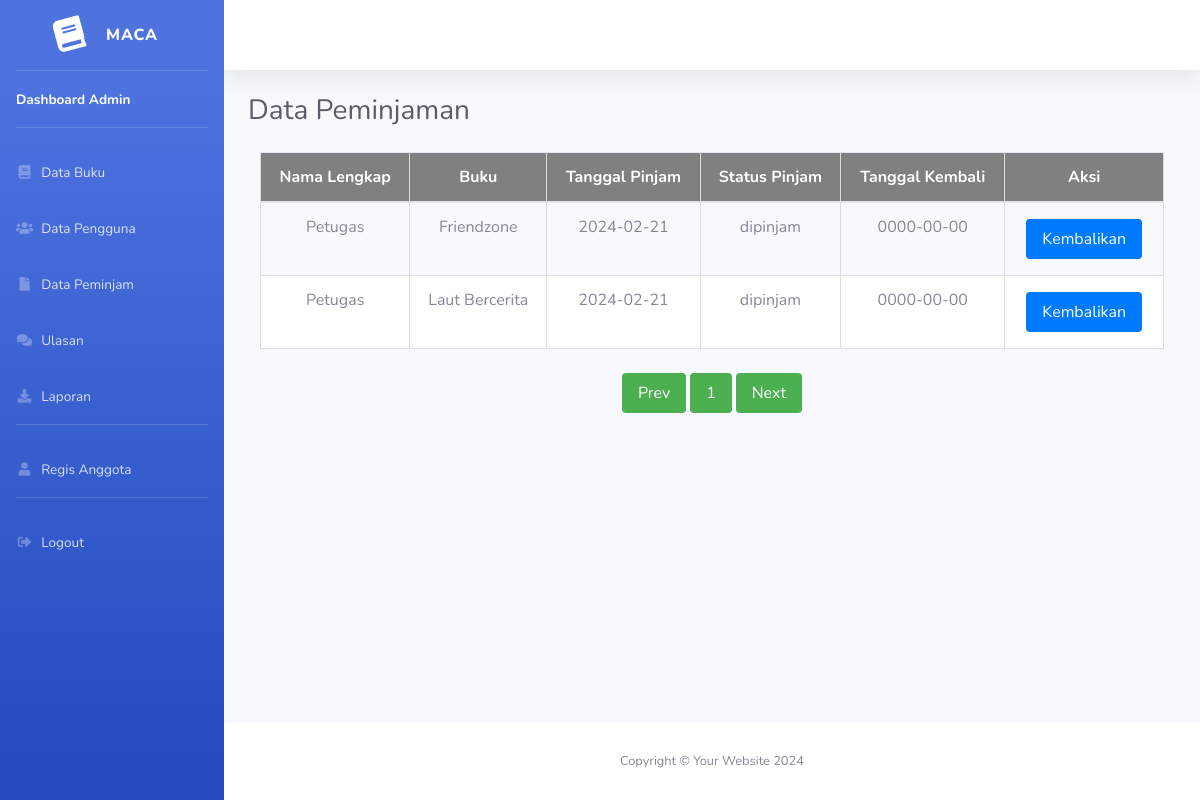
The app's page /admin/data_peminjaman.php, older data.
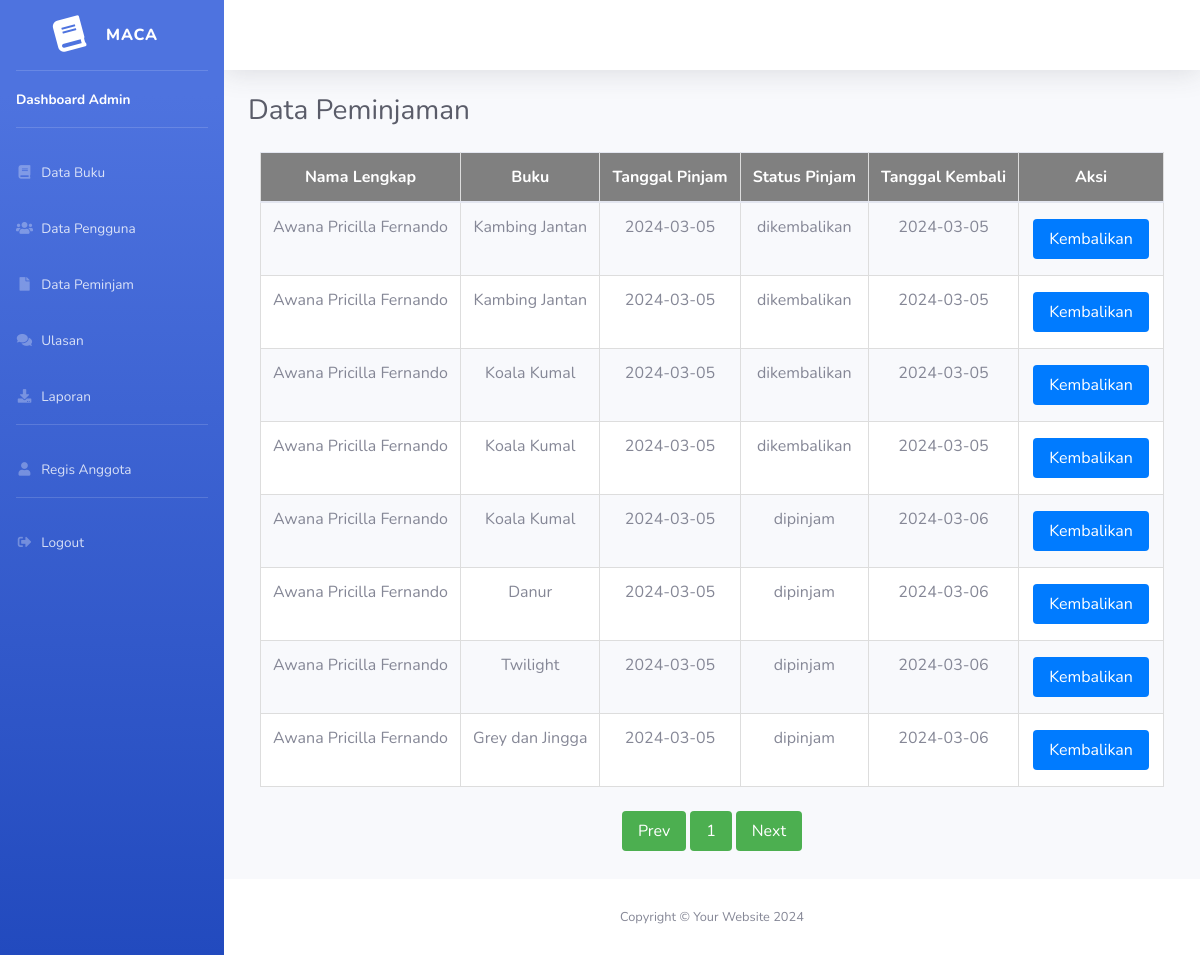
The same page, newer data.
### tables this page shows
CREATE TABLE `peminjaman` (
  `peminjaman_id` int(11) NOT NULL,
  `buku_id` int(11) NOT NULL,
  `tgl_pinjam` date NOT NULL,
  `user_id` int(11) NOT NULL,
  `tgl_kembali` date NOT NULL,
  `status_pinjam` varchar(50) NOT NULL,
  `created_at` timestamp NOT NULL DEFAULT current_timestamp() ON UPDATE current_timestamp()
);

CREATE TABLE `user` (
  `user_id` int(11) NOT NULL,
  `perpus_id` int(11) NOT NULL,
  `username` varchar(50) NOT NULL,
  `password` varchar(255) NOT NULL,
  `email` varchar(50) NOT NULL,
  `nama_lengkap` varchar(50) NOT NULL,
  `no_hp` varchar(50) NOT NULL,
  `alamat` varchar(100) NOT NULL,
  `role` varchar(50) NOT NULL,
  `created_at` timestamp NOT NULL DEFAULT current_timestamp() ON UPDATE current_timestamp()
);

CREATE TABLE `buku` (
  `buku_id` int(11) NOT NULL,
  `perpus_id` int(11) NOT NULL,
  `judul` varchar(100) NOT NULL,
  `sinopsis` varchar(1000) NOT NULL,
  `cover` varchar(255) NOT NULL,
  `pdf_path` varchar(255) NOT NULL,
  `penulis` varchar(50) NOT NULL,
  `penerbit` varchar(50) NOT NULL,
  `tahun_terbit` date NOT NULL,
  `kategori_id` int(11) NOT NULL,
  `stok` varchar(255) NOT NULL,
  `created_at` timestamp NOT NULL DEFAULT current_timestamp() ON UPDATE current_timestamp()
);

### admin/data_peminjaman.php (the view, shortened to what the changed rows need)
<?php
    include "koneksi.php";
?>
<!DOCTYPE html>
<html lang="en">
<head>
    <link href="assets/vendor/fontawesome-free/css/all.min.css" rel="stylesheet" type="text/css">
    <link href="assets/css/sb-admin-2.min.css" rel="stylesheet">
</head>
<body id="page-top">
    <div id="wrapper">
        <div id="content-wrapper" class="d-flex flex-column">
            <div id="content">
                <div class="container-fluid">
                    <h1 class="h3 mb-4 text-gray-800">Data Peminjaman</h1>
                    <div class="row">
                        <div class="container">
                            <table class="table">
                                <thead>
                                    <tr>
                                        <th>Nama Lengkap</th>
                                        <th>Buku</th>
                                        <th>Tanggal Pinjam</th>
                                        <th>Status Pinjam</th>
                                        <th>Tanggal Kembali</th>
                                        <th>Aksi</th>
                                    </tr>
                                </thead>
                                <tbody>
                                    <?php
                                                $sql = "SELECT peminjaman.*, user.nama_lengkap AS nama_lengkap, buku.judul AS judul_buku
                                                        FROM peminjaman
                                                        INNER JOIN buku ON peminjaman.buku_id = buku.buku_id
                                                        INNER JOIN user ON peminjaman.user_id = user.user_id";
                                                $result = mysqli_query($koneksi, $sql);
                                            while ($row = mysqli_fetch_assoc($result)) {
                                                echo "<tr>";
                                                echo "<td>" . $row['nama_lengkap'] . "</td>";
                                                echo "<td>" . $row['judul_buku'] . "</td>";
                                                echo "<td>" . $row['tgl_pinjam'] . "</td>";
                                                echo "<td>" . $row['status_pinjam'] . "</td>";
                                                echo "<td>" . $row['tgl_kembali'] . "</td>";
                                                echo "<td>";
                                                $buttonClass = $row['status_pinjam'] == 'Terlambat' ? 'btn-kembalikan-terlambat' : 'btn-kembalikan';
                                                echo "<form action='tarik_buku.php' method='post'>";
                                                echo "<button type='submit' class='$buttonClass'>Kembalikan</button>";
                                                echo "</form>";
                                                echo "</td>";
                                                echo "</tr>";
                                            }
                                     ?>
                                </tbody>
                            </table>
                        </div>
                    </div>
                </div>
            </div>
        </div>
    </div>
</body>
</html>

Row changes from the older to the newer data that the page shows:
removed peminjaman: user.nama_lengkap "Petugas", buku.judul "Friendzone", tgl_pinjam "2024-02-21", status_pinjam "dipinjam", tgl_kembali "0000-00-00"
removed peminjaman: user.nama_lengkap "Petugas", buku.judul "Laut Bercerita", tgl_pinjam "2024-02-21", status_pinjam "dipinjam", tgl_kembali "0000-00-00"
added peminjaman: user.nama_lengkap "Awana Pricilla Fernando", buku.judul "Kambing Jantan", tgl_pinjam "2024-03-05", status_pinjam "dikembalikan", tgl_kembali "2024-03-05"
added peminjaman: user.nama_lengkap "Awana Pricilla Fernando", buku.judul "Kambing Jantan", tgl_pinjam "2024-03-05", status_pinjam "dikembalikan", tgl_kembali "2024-03-05"
added peminjaman: user.nama_lengkap "Awana Pricilla Fernando", buku.judul "Koala Kumal", tgl_pinjam "2024-03-05", status_pinjam "dikembalikan", tgl_kembali "2024-03-05"
added peminjaman: user.nama_lengkap "Awana Pricilla Fernando", buku.judul "Koala Kumal", tgl_pinjam "2024-03-05", status_pinjam "dikembalikan", tgl_kembali "2024-03-05"
added peminjaman: user.nama_lengkap "Awana Pricilla Fernando", buku.judul "Koala Kumal", tgl_pinjam "2024-03-05", status_pinjam "dipinjam", tgl_kembali "2024-03-06"
added peminjaman: user.nama_lengkap "Awana Pricilla Fernando", buku.judul "Danur", tgl_pinjam "2024-03-05", status_pinjam "dipinjam", tgl_kembali "2024-03-06"
added peminjaman: user.nama_lengkap "Awana Pricilla Fernando", buku.judul "Twilight", tgl_pinjam "2024-03-05", status_pinjam "dipinjam", tgl_kembali "2024-03-06"
added peminjaman: user.nama_lengkap "Awana Pricilla Fernando", buku.judul "Grey dan Jingga", tgl_pinjam "2024-03-05", status_pinjam "dipinjam", tgl_kembali "2024-03-06"
